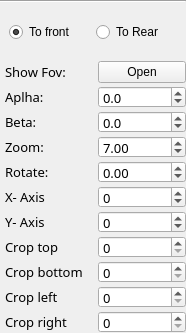
            <widget class="QWidget" name="page_image_2">
             <property name="geometry">
              <rect>
               <x>0</x>
               <y>0</y>
               <width>186</width>
               <height>333</height>
              </rect>
             </property>
             <attribute name="icon">
              <iconset>
               <normaloff>../../../../../../../source/views/ui_design/icon/right.png</normaloff>
               <activeoff>../../../../../../../source/views/ui_design/icon/down.png</activeoff>
               <activeon>../../../../../../../source/views/ui_design/icon/right.png</activeon>../../../../../../../source/views/ui_design/icon/right.png</iconset>
             </attribute>
             <attribute name="label">
              <string>Image 2</string>
             </attribute>
             <layout class="QVBoxLayout" name="verticalLayout_10">
              <property name="spacing">
               <number>5</number>
              </property>
              <property name="leftMargin">
               <number>0</number>
              </property>
              <property name="topMargin">
               <number>0</number>
              </property>
              <property name="rightMargin">
               <number>0</number>
              </property>
              <property name="bottomMargin">
               <number>0</number>
              </property>
              <item>
               <widget class="Line" name="line_10">
                <property name="orientation">
                 <enum>Qt::Horizontal</enum>
                </property>
               </widget>
              </item>
              <item>
               <widget class="QFrame" name="frame_radio_button_alligment_image_2">
                <layout class="QHBoxLayout" name="horizontalLayout_22">
                 <property name="spacing">
                  <number>5</number>
                 </property>
                 <item>
                  <widget class="QRadioButton" name="radioButton_to_front_image_2">
                   <property name="text">
                    <string>To front</string>
                   </property>
                   <property name="checked">
                    <bool>true</bool>
                   </property>
                  </widget>
                 </item>
                 <item>
                  <widget class="QRadioButton" name="radioButton_to_rear_image_2">
                   <property name="text">
                    <string>To Rear</string>
                   </property>
                  </widget>
                 </item>
                </layout>
               </widget>
              </item>
              <item>
               <layout class="QGridLayout" name="gridLayout_9">
                <property name="leftMargin">
                 <number>5</number>
                </property>
                <property name="horizontalSpacing">
                 <number>5</number>
                </property>
                <property name="verticalSpacing">
                 <number>3</number>
                </property>
                <item row="4" column="0">
                 <widget class="QLabel" name="label_20">
                  <property name="minimumSize">
                   <size>
                    <width>60</width>
                    <height>0</height>
                   </size>
                  </property>
                  <property name="font">
                   <font>
                    <family>Sans Serif</family>
                    <pointsize>10</pointsize>
                   </font>
                  </property>
                  <property name="text">
                   <string>Rotate: </string>
                  </property>
                 </widget>
                </item>
                <item row="4" column="1">
                 <widget class="QDoubleSpinBox" name="val_rotate_image_2">
                  <property name="enabled">
                   <bool>true</bool>
                  </property>
                  <property name="minimumSize">
                   <size>
                    <width>50</width>
                    <height>0</height>
                   </size>
                  </property>
                  <property name="maximumSize">
                   <size>
                    <width>16777215</width>
                    <height>22</height>
                   </size>
                  </property>
                  <property name="font">
                   <font>
                    <family>Sans Serif</family>
                    <pointsize>10</pointsize>
                   </font>
                  </property>
                  <property name="minimum">
                   <double>-180.000000000000000</double>
                  </property>
                  <property name="maximum">
                   <double>180.000000000000000</double>
                  </property>
                  <property name="singleStep">
                   <double>0.100000000000000</double>
                  </property>
                 </widget>
                </item>
                <item row="5" column="0">
                 <widget class="QLabel" name="label_81">
                  <property name="enabled">
                   <bool>true</bool>
                  </property>
                  <property name="font">
                   <font>
                    <family>Sans Serif</family>
                    <pointsize>10</pointsize>
                   </font>
                  </property>
                  <property name="text">
                   <string>X- Axis</string>
                  </property>
                 </widget>
                </item>
                <item row="3" column="1">
                 <widget class="QDoubleSpinBox" name="val_zoom_image_2">
                  <property name="minimumSize">
                   <size>
                    <width>60</width>
                    <height>0</height>
                   </size>
                  </property>
                  <property name="maximumSize">
                   <size>
                    <width>16777215</width>
                    <height>22</height>
                   </size>
                  </property>
                  <property name="font">
                   <font>
                    <family>Sans Serif</family>
                    <pointsize>10</pointsize>
                   </font>
                  </property>
                  <property name="decimals">
                   <number>2</number>
                  </property>
                  <property name="minimum">
                   <double>1.000000000000000</double>
                  </property>
                  <property name="maximum">
                   <double>15.000000000000000</double>
                  </property>
                  <property name="singleStep">
                   <double>0.020000000000000</double>
                  </property>
                  <property name="value">
                   <double>7.000000000000000</double>
                  </property>
                 </widget>
                </item>
                <item row="7" column="1">
                 <widget class="QSpinBox" name="val_crop_top_image_2">
                  <property name="minimumSize">
                   <size>
                    <width>60</width>
                    <height>0</height>
                   </size>
                  </property>
                  <property name="maximumSize">
                   <size>
                    <width>16777215</width>
                    <height>22</height>
                   </size>
                  </property>
                  <property name="font">
                   <font>
                    <family>Sans Serif</family>
                    <pointsize>10</pointsize>
                   </font>
                  </property>
                  <property name="maximum">
                   <number>2500</number>
                  </property>
                  <property name="value">
                   <number>0</number>
                  </property>
                 </widget>
                </item>
                <item row="6" column="1">
                 <widget class="QSpinBox" name="val_coordinate_y_image_2">
                  <property name="enabled">
                   <bool>true</bool>
                  </property>
                  <property name="minimumSize">
                   <size>
                    <width>50</width>
                    <height>0</height>
                   </size>
                  </property>
                  <property name="maximumSize">
                   <size>
                    <width>16777215</width>
                    <height>22</height>
                   </size>
                  </property>
                  <property name="font">
                   <font>
                    <family>Sans Serif</family>
                    <pointsize>10</pointsize>
                   </font>
                  </property>
                  <property name="minimum">
                   <number>-10000</number>
                  </property>
                  <property name="maximum">
                   <number>10000</number>
                  </property>
                 </widget>
                </item>
                <item row="8" column="0">
                 <widget class="QLabel" name="label_60">
                  <property name="font">
                   <font>
                    <family>Sans Serif</family>
                    <pointsize>10</pointsize>
                   </font>
                  </property>
                  <property name="text">
                   <string>Crop bottom</string>
                  </property>
                 </widget>
                </item>
                <item row="7" column="0">
                 <widget class="QLabel" name="label_67">
                  <property name="font">
                   <font>
                    <family>Sans Serif</family>
                    <pointsize>10</pointsize>
                   </font>
                  </property>
                  <property name="text">
                   <string>Crop top</string>
                  </property>
                 </widget>
                </item>
                <item row="3" column="0">
                 <widget class="QLabel" name="label_96">
                  <property name="minimumSize">
                   <size>
                    <width>80</width>
                    <height>0</height>
                   </size>
                  </property>
                  <property name="font">
                   <font>
                    <family>Sans Serif</family>
                    <pointsize>10</pointsize>
                   </font>
                  </property>
                  <property name="text">
                   <string>Zoom:</string>
                  </property>
                 </widget>
                </item>
                <item row="1" column="0">
                 <widget class="QLabel" name="label_97">
                  <property name="minimumSize">
                   <size>
                    <width>60</width>
                    <height>0</height>
                   </size>
                  </property>
                  <property name="font">
                   <font>
                    <family>Sans Serif</family>
                    <pointsize>10</pointsize>
                   </font>
                  </property>
                  <property name="text">
                   <string>Aplha:</string>
                  </property>
                 </widget>
                </item>
                <item row="9" column="0">
                 <widget class="QLabel" name="label_68">
                  <property name="font">
                   <font>
                    <family>Sans Serif</family>
                    <pointsize>10</pointsize>
                   </font>
                  </property>
                  <property name="text">
                   <string>Crop left</string>
                  </property>
                 </widget>
                </item>
                <item row="8" column="1">
                 <widget class="QSpinBox" name="val_crop_bottom_image_2">
                  <property name="minimumSize">
                   <size>
                    <width>60</width>
                    <height>0</height>
                   </size>
                  </property>
                  <property name="maximumSize">
                   <size>
                    <width>16777215</width>
                    <height>22</height>
                   </size>
                  </property>
                  <property name="font">
                   <font>
                    <family>Sans Serif</family>
                    <pointsize>10</pointsize>
                   </font>
                  </property>
                  <property name="maximum">
                   <number>2500</number>
                  </property>
                  <property name="value">
                   <number>0</number>
                  </property>
                 </widget>
                </item>
                <item row="6" column="0">
                 <widget class="QLabel" name="label_98">
                  <property name="enabled">
                   <bool>true</bool>
                  </property>
                  <property name="font">
                   <font>
                    <family>Sans Serif</family>
                    <pointsize>10</pointsize>
                   </font>
                  </property>
                  <property name="text">
                   <string>Y- Axis</string>
                  </property>
                 </widget>
                </item>
                <item row="2" column="0">
                 <widget class="QLabel" name="label_99">
                  <property name="minimumSize">
                   <size>
                    <width>60</width>
                    <height>0</height>
                   </size>
                  </property>
                  <property name="font">
                   <font>
                    <family>Sans Serif</family>
                    <pointsize>10</pointsize>
                   </font>
                  </property>
                  <property name="text">
                   <string>Beta:</string>
                  </property>
                 </widget>
                </item>
                <item row="5" column="1">
                 <widget class="QSpinBox" name="val_coordinate_x_image_2">
                  <property name="enabled">
                   <bool>true</bool>
                  </property>
                  <property name="minimumSize">
                   <size>
                    <width>50</width>
                    <height>0</height>
                   </size>
                  </property>
                  <property name="maximumSize">
                   <size>
                    <width>16777215</width>
                    <height>22</height>
                   </size>
                  </property>
                  <property name="font">
                   <font>
                    <family>Sans Serif</family>
                    <pointsize>10</pointsize>
                   </font>
                  </property>
                  <property name="minimum">
                   <number>-10000</number>
                  </property>
                  <property name="maximum">
                   <number>10000</number>
                  </property>
                  <property name="value">
                   <number>0</number>
                  </property>
                 </widget>
                </item>
                <item row="10" column="0">
                 <widget class="QLabel" name="label_100">
                  <property name="font">
                   <font>
                    <family>Sans Serif</family>
                    <pointsize>10</pointsize>
                   </font>
                  </property>
                  <property name="text">
                   <string>Crop right</string>
                  </property>
                 </widget>
                </item>
                <item row="9" column="1">
                 <widget class="QSpinBox" name="val_crop_left_image_2">
                  <property name="minimumSize">
                   <size>
                    <width>60</width>
                    <height>0</height>
                   </size>
                  </property>
                  <property name="maximumSize">
                   <size>
                    <width>16777215</width>
                    <height>22</height>
                   </size>
                  </property>
                  <property name="font">
                   <font>
                    <family>Sans Serif</family>
                    <pointsize>10</pointsize>
                   </font>
                  </property>
                  <property name="maximum">
                   <number>2500</number>
                  </property>
                  <property name="value">
                   <number>0</number>
                  </property>
                 </widget>
                </item>
                <item row="10" column="1">
                 <widget class="QSpinBox" name="val_crop_right_image_2">
                  <property name="minimumSize">
                   <size>
                    <width>60</width>
                    <height>0</height>
                   </size>
                  </property>
                  <property name="maximumSize">
                   <size>
                    <width>16777215</width>
                    <height>22</height>
                   </size>
                  </property>
                  <property name="font">
                   <font>
                    <family>Sans Serif</family>
                    <pointsize>10</pointsize>
                   </font>
                  </property>
                  <property name="maximum">
                   <number>2500</number>
                  </property>
                  <property name="value">
                   <number>0</number>
                  </property>
                 </widget>
                </item>
                <item row="0" column="0">
                 <widget class="QLabel" name="label_102">
                  <property name="minimumSize">
                   <size>
                    <width>60</width>
                    <height>0</height>
                   </size>
                  </property>
                  <property name="font">
                   <font>
                    <family>Sans Serif</family>
                    <pointsize>10</pointsize>
                   </font>
                  </property>
                  <property name="text">
                   <string>Show Fov:</string>
                  </property>
                 </widget>
                </item>
                <item row="0" column="1">
                 <widget class="QPushButton" name="show_fov_image_2">
                  <property name="text">
                   <string>Open</string>
                  </property>
                 </widget>
                </item>
                <item row="1" column="1">
                 <widget class="QDoubleSpinBox" name="val_icx_image_2">
                  <property name="enabled">
                   <bool>true</bool>
                  </property>
                  <property name="minimumSize">
                   <size>
                    <width>60</width>
                    <height>0</height>
                   </size>
                  </property>
                  <property name="maximumSize">
                   <size>
                    <width>16777215</width>
                    <height>22</height>
                   </size>
                  </property>
                  <property name="font">
                   <font>
                    <family>Sans Serif</family>
                    <pointsize>10</pointsize>
                   </font>
                  </property>
                  <property name="decimals">
                   <number>1</number>
                  </property>
                  <property name="minimum">
                   <double>-110.000000000000000</double>
                  </property>
                  <property name="maximum">
                   <double>110.000000000000000</double>
                  </property>
                  <property name="singleStep">
                   <double>0.100000000000000</double>
                  </property>
                 </widget>
                </item>
                <item row="2" column="1">
                 <widget class="QDoubleSpinBox" name="val_icy_image_2">
                  <property name="enabled">
                   <bool>true</bool>
                  </property>
                  <property name="minimumSize">
                   <size>
                    <width>60</width>
                    <height>0</height>
                   </size>
                  </property>
                  <property name="maximumSize">
                   <size>
                    <width>16777215</width>
                    <height>22</height>
                   </size>
                  </property>
                  <property name="font">
                   <font>
                    <family>Sans Serif</family>
                    <pointsize>10</pointsize>
                   </font>
                  </property>
                  <property name="decimals">
                   <number>1</number>
                  </property>
                  <property name="minimum">
                   <double>-110.000000000000000</double>
                  </property>
                  <property name="maximum">
                   <double>110.000000000000000</double>
                  </property>
                  <property name="singleStep">
                   <double>0.100000000000000</double>
                  </property>
                 </widget>
                </item>
               </layout>
              </item>
             </layout>
            </widget>
